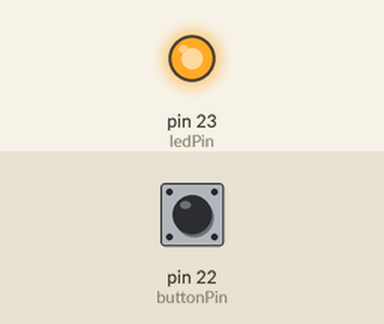
Recording of a sketch running on a simulated Arduino Mega 2560, built with avr-gcc and run on an emulated ATmega2560. On the bench: output pins drawn as LEDs (lit = HIGH). The inputs (shaded band) are chosen by the test bench; at power-on: pin 22 (buttonPin) LOW.

Above: at 1.2 s.
1.3 s: pin 22 (buttonPin) pulled HIGH for 0.15 s
At 1.9 s:
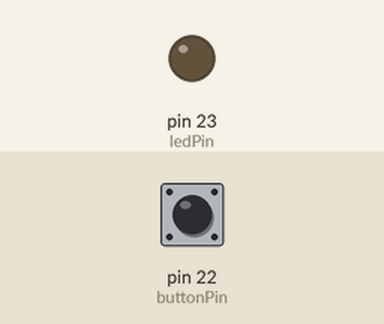
2.9 s: pin 22 (buttonPin) pulled HIGH for 1 s
At 4.3 s:
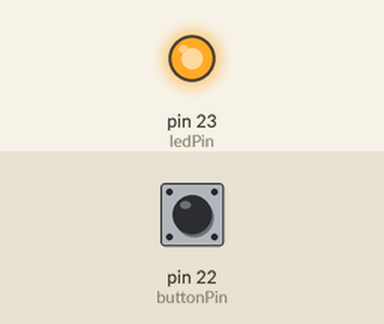
5.4 s: pin 22 (buttonPin) pulled HIGH for 3.2 s
At 6.2 s:
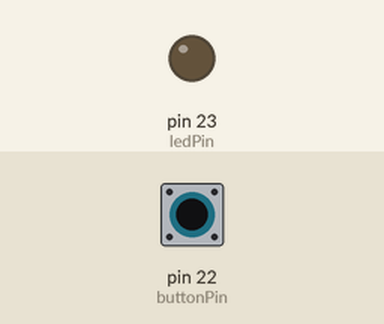
Timing chart, 0 to 8.4 s (numbered marks = the images above; inputs shaded):
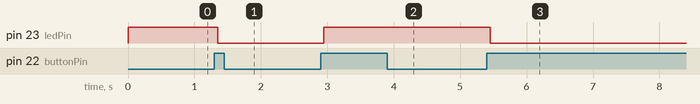

Measured:
- after the input at 1.3 s, pin 23 (ledPin): HIGH → LOW after 0.05 s
- after the input at 2.9 s, pin 23 (ledPin): LOW → HIGH after 0.05 s
- after the input at 5.4 s, pin 23 (ledPin): HIGH → LOW after 0.05 s

The sketch:

49-e2-utilizar-un-boton-como-toogle-switch.ino
```cpp
// (licence header left out)
const uint8_t buttonPin = 22; // declare pin 22 for button
const uint8_t ledPin = 23;    // declare pin 23 for led

uint8_t ledState = 1;         // the current state of the output pin
uint8_t buttonState;          // the current reading from the input pin
uint8_t lastButtonState = 0;  // last button state for push control

unsigned long lastDebounceTime = 0; // the last time the output pin was toggled
unsigned long debounceDelay = 50;   // the debounce time; increase if the output flickers

void setup() {
  pinMode(buttonPin, INPUT);
  pinMode(ledPin, OUTPUT);

  // set initial LED state
  digitalWrite(ledPin, ledState);
}

void loop() {
  uint8_t reading = digitalRead(buttonPin); // read button state

  // if the switch changed, due to noise or pressing
  if (reading != lastButtonState) {
    // reset the debouncing timer
    lastDebounceTime = millis();
  }

  if ((millis() - lastDebounceTime) > debounceDelay) {
    // if the button state has changed
    if (reading != buttonState) {
      buttonState = reading;

      // only toggle the led if the new button state is HIGH
      if (buttonState == HIGH) {
        ledState = !ledState;
      }
    }
  }

  digitalWrite(ledPin, ledState); // define ledPin with variable "ledState" value
  lastButtonState = reading;
}
```
